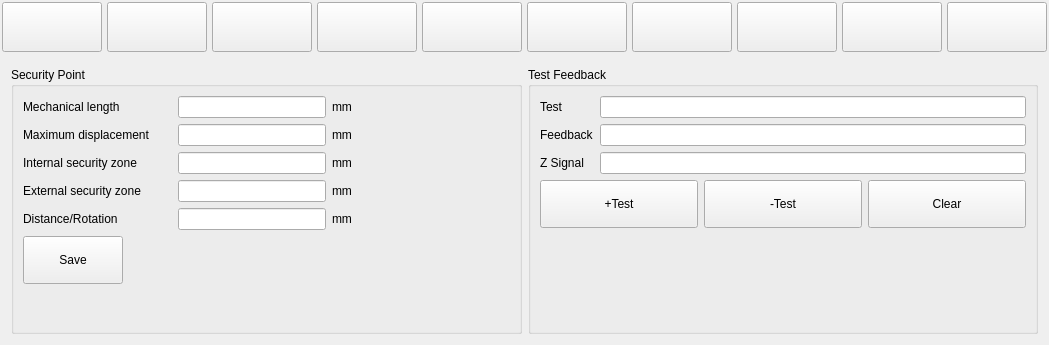
<?xml version="1.0" encoding="UTF-8"?>
<ui version="4.0">
 <class>ICMachineStructPage</class>
 <widget class="QWidget" name="ICMachineStructPage">
  <property name="geometry">
   <rect>
    <x>0</x>
    <y>0</y>
    <width>836</width>
    <height>345</height>
   </rect>
  </property>
  <property name="windowTitle">
   <string>Form</string>
  </property>
  <property name="styleSheet">
   <string notr="true">QMessageBox QAbstractButton
{
    min-width: 90px;
	min-height:30px;
}
</string>
  </property>
  <layout class="QVBoxLayout" name="verticalLayout">
   <property name="margin">
    <number>2</number>
   </property>
   <item>
    <layout class="QHBoxLayout" name="horizontalLayout">
     <property name="spacing">
      <number>5</number>
     </property>
     <item>
      <widget class="QPushButton" name="axisXToolButton">
       <property name="minimumSize">
        <size>
         <width>100</width>
         <height>50</height>
        </size>
       </property>
       <property name="styleSheet">
        <string notr="true">width:60px ;
height:30px;</string>
       </property>
       <property name="text">
        <string/>
       </property>
       <property name="checkable">
        <bool>true</bool>
       </property>
       <attribute name="buttonGroup">
        <string notr="true">buttonGroup</string>
       </attribute>
      </widget>
     </item>
     <item>
      <widget class="QPushButton" name="axisYToolButton">
       <property name="minimumSize">
        <size>
         <width>100</width>
         <height>50</height>
        </size>
       </property>
       <property name="styleSheet">
        <string notr="true">width:60px ;
height:30px;</string>
       </property>
       <property name="text">
        <string/>
       </property>
       <property name="checkable">
        <bool>true</bool>
       </property>
       <attribute name="buttonGroup">
        <string notr="true">buttonGroup</string>
       </attribute>
      </widget>
     </item>
     <item>
      <widget class="QPushButton" name="axisZToolButton">
       <property name="minimumSize">
        <size>
         <width>100</width>
         <height>50</height>
        </size>
       </property>
       <property name="styleSheet">
        <string notr="true">width:60px ;
height:30px;</string>
       </property>
       <property name="text">
        <string/>
       </property>
       <property name="checkable">
        <bool>true</bool>
       </property>
       <attribute name="buttonGroup">
        <string notr="true">buttonGroup</string>
       </attribute>
      </widget>
     </item>
     <item>
      <widget class="QPushButton" name="axisPToolButton">
       <property name="minimumSize">
        <size>
         <width>100</width>
         <height>50</height>
        </size>
       </property>
       <property name="styleSheet">
        <string notr="true">width:60px ;
height:30px;</string>
       </property>
       <property name="text">
        <string/>
       </property>
       <property name="checkable">
        <bool>true</bool>
       </property>
       <attribute name="buttonGroup">
        <string notr="true">buttonGroup</string>
       </attribute>
      </widget>
     </item>
     <item>
      <widget class="QPushButton" name="axisQToolButton">
       <property name="minimumSize">
        <size>
         <width>100</width>
         <height>50</height>
        </size>
       </property>
       <property name="styleSheet">
        <string notr="true">width:60px ;
height:30px;</string>
       </property>
       <property name="text">
        <string/>
       </property>
       <property name="checkable">
        <bool>true</bool>
       </property>
       <attribute name="buttonGroup">
        <string notr="true">buttonGroup</string>
       </attribute>
      </widget>
     </item>
     <item>
      <widget class="QPushButton" name="axisAToolButton">
       <property name="minimumSize">
        <size>
         <width>100</width>
         <height>50</height>
        </size>
       </property>
       <property name="styleSheet">
        <string notr="true">width:60px ;
height:30px;</string>
       </property>
       <property name="text">
        <string/>
       </property>
       <property name="checkable">
        <bool>true</bool>
       </property>
       <attribute name="buttonGroup">
        <string notr="true">buttonGroup</string>
       </attribute>
      </widget>
     </item>
     <item>
      <widget class="QPushButton" name="axisBToolButton">
       <property name="minimumSize">
        <size>
         <width>100</width>
         <height>50</height>
        </size>
       </property>
       <property name="styleSheet">
        <string notr="true">width:60px ;
height:30px;</string>
       </property>
       <property name="text">
        <string/>
       </property>
       <property name="checkable">
        <bool>true</bool>
       </property>
       <attribute name="buttonGroup">
        <string notr="true">buttonGroup</string>
       </attribute>
      </widget>
     </item>
     <item>
      <widget class="QPushButton" name="axisCToolButton">
       <property name="minimumSize">
        <size>
         <width>100</width>
         <height>50</height>
        </size>
       </property>
       <property name="styleSheet">
        <string notr="true">width:60px ;
height:30px;</string>
       </property>
       <property name="text">
        <string/>
       </property>
       <property name="checkable">
        <bool>true</bool>
       </property>
       <attribute name="buttonGroup">
        <string notr="true">buttonGroup</string>
       </attribute>
      </widget>
     </item>
     <item>
      <widget class="QPushButton" name="structDefButton">
       <property name="minimumSize">
        <size>
         <width>100</width>
         <height>50</height>
        </size>
       </property>
       <property name="styleSheet">
        <string notr="true">width:60px ;
height:30px;</string>
       </property>
       <property name="text">
        <string/>
       </property>
       <property name="checkable">
        <bool>true</bool>
       </property>
       <attribute name="buttonGroup">
        <string notr="true">buttonGroup</string>
       </attribute>
      </widget>
     </item>
     <item>
      <widget class="QPushButton" name="timeLimitButton">
       <property name="minimumSize">
        <size>
         <width>100</width>
         <height>50</height>
        </size>
       </property>
       <property name="styleSheet">
        <string notr="true">width:60px ;
height:30px;</string>
       </property>
       <property name="text">
        <string/>
       </property>
       <property name="checkable">
        <bool>true</bool>
       </property>
       <attribute name="buttonGroup">
        <string notr="true">buttonGroup</string>
       </attribute>
      </widget>
     </item>
     <item>
      <spacer name="horizontalSpacer">
       <property name="orientation">
        <enum>Qt::Horizontal</enum>
       </property>
       <property name="sizeHint" stdset="0">
        <size>
         <width>476</width>
         <height>20</height>
        </size>
       </property>
      </spacer>
     </item>
    </layout>
   </item>
   <item>
    <widget class="QStackedWidget" name="content">
     <property name="currentIndex">
      <number>0</number>
     </property>
     <widget class="QWidget" name="securityPage">
      <layout class="QHBoxLayout" name="horizontalLayout_3">
       <item>
        <widget class="QGroupBox" name="securityPointGroupBox">
         <property name="enabled">
          <bool>true</bool>
         </property>
         <property name="title">
          <string>Security Point</string>
         </property>
         <layout class="QGridLayout" name="gridLayout">
          <item row="0" column="3">
           <spacer name="horizontalSpacer_2">
            <property name="orientation">
             <enum>Qt::Horizontal</enum>
            </property>
            <property name="sizeHint" stdset="0">
             <size>
              <width>40</width>
              <height>20</height>
             </size>
            </property>
           </spacer>
          </item>
          <item row="0" column="0">
           <widget class="QLabel" name="label">
            <property name="sizePolicy">
             <sizepolicy hsizetype="Fixed" vsizetype="Preferred">
              <horstretch>0</horstretch>
              <verstretch>0</verstretch>
             </sizepolicy>
            </property>
            <property name="minimumSize">
             <size>
              <width>149</width>
              <height>0</height>
             </size>
            </property>
            <property name="text">
             <string>Mechanical length</string>
            </property>
           </widget>
          </item>
          <item row="0" column="1">
           <widget class="ICLineEditWithVirtualNumericKeypad" name="mechanicalLengthLineEdit">
            <property name="minimumSize">
             <size>
              <width>80</width>
              <height>0</height>
             </size>
            </property>
           </widget>
          </item>
          <item row="0" column="2">
           <widget class="QLabel" name="label_3">
            <property name="sizePolicy">
             <sizepolicy hsizetype="Fixed" vsizetype="Preferred">
              <horstretch>0</horstretch>
              <verstretch>0</verstretch>
             </sizepolicy>
            </property>
            <property name="minimumSize">
             <size>
              <width>30</width>
              <height>0</height>
             </size>
            </property>
            <property name="text">
             <string>mm</string>
            </property>
           </widget>
          </item>
          <item row="1" column="0">
           <widget class="QLabel" name="label_2">
            <property name="sizePolicy">
             <sizepolicy hsizetype="Fixed" vsizetype="Preferred">
              <horstretch>0</horstretch>
              <verstretch>0</verstretch>
             </sizepolicy>
            </property>
            <property name="minimumSize">
             <size>
              <width>149</width>
              <height>0</height>
             </size>
            </property>
            <property name="text">
             <string>Maximum displacement</string>
            </property>
           </widget>
          </item>
          <item row="1" column="1">
           <widget class="ICLineEditWithVirtualNumericKeypad" name="maximumDisplacementLineEdit">
            <property name="minimumSize">
             <size>
              <width>80</width>
              <height>0</height>
             </size>
            </property>
           </widget>
          </item>
          <item row="1" column="2">
           <widget class="QLabel" name="label_4">
            <property name="sizePolicy">
             <sizepolicy hsizetype="Fixed" vsizetype="Preferred">
              <horstretch>0</horstretch>
              <verstretch>0</verstretch>
             </sizepolicy>
            </property>
            <property name="minimumSize">
             <size>
              <width>30</width>
              <height>0</height>
             </size>
            </property>
            <property name="text">
             <string>mm</string>
            </property>
           </widget>
          </item>
          <item row="2" column="0">
           <widget class="QLabel" name="minLabel">
            <property name="sizePolicy">
             <sizepolicy hsizetype="Fixed" vsizetype="Preferred">
              <horstretch>0</horstretch>
              <verstretch>0</verstretch>
             </sizepolicy>
            </property>
            <property name="minimumSize">
             <size>
              <width>149</width>
              <height>0</height>
             </size>
            </property>
            <property name="text">
             <string>Internal security zone</string>
            </property>
           </widget>
          </item>
          <item row="2" column="1">
           <widget class="ICLineEditWithVirtualNumericKeypad" name="internalSecurityZoneLineEdit">
            <property name="minimumSize">
             <size>
              <width>80</width>
              <height>0</height>
             </size>
            </property>
           </widget>
          </item>
          <item row="2" column="2">
           <widget class="QLabel" name="minUnitLabel">
            <property name="sizePolicy">
             <sizepolicy hsizetype="Fixed" vsizetype="Preferred">
              <horstretch>0</horstretch>
              <verstretch>0</verstretch>
             </sizepolicy>
            </property>
            <property name="minimumSize">
             <size>
              <width>30</width>
              <height>0</height>
             </size>
            </property>
            <property name="text">
             <string>mm</string>
            </property>
           </widget>
          </item>
          <item row="3" column="0">
           <widget class="QLabel" name="maxLabel">
            <property name="sizePolicy">
             <sizepolicy hsizetype="Fixed" vsizetype="Preferred">
              <horstretch>0</horstretch>
              <verstretch>0</verstretch>
             </sizepolicy>
            </property>
            <property name="minimumSize">
             <size>
              <width>149</width>
              <height>0</height>
             </size>
            </property>
            <property name="text">
             <string>External security zone</string>
            </property>
           </widget>
          </item>
          <item row="3" column="1">
           <widget class="ICLineEditWithVirtualNumericKeypad" name="externalSecurityZoneLineEdit">
            <property name="minimumSize">
             <size>
              <width>80</width>
              <height>0</height>
             </size>
            </property>
           </widget>
          </item>
          <item row="3" column="2">
           <widget class="QLabel" name="maxUnitLabel">
            <property name="sizePolicy">
             <sizepolicy hsizetype="Fixed" vsizetype="Preferred">
              <horstretch>0</horstretch>
              <verstretch>0</verstretch>
             </sizepolicy>
            </property>
            <property name="minimumSize">
             <size>
              <width>30</width>
              <height>0</height>
             </size>
            </property>
            <property name="text">
             <string>mm</string>
            </property>
           </widget>
          </item>
          <item row="4" column="0">
           <widget class="QLabel" name="label_8">
            <property name="sizePolicy">
             <sizepolicy hsizetype="Fixed" vsizetype="Preferred">
              <horstretch>0</horstretch>
              <verstretch>0</verstretch>
             </sizepolicy>
            </property>
            <property name="minimumSize">
             <size>
              <width>149</width>
              <height>0</height>
             </size>
            </property>
            <property name="text">
             <string>Distance/Rotation</string>
            </property>
           </widget>
          </item>
          <item row="4" column="1">
           <widget class="ICLineEditWithVirtualNumericKeypad" name="distanceRotationEdit">
            <property name="minimumSize">
             <size>
              <width>80</width>
              <height>0</height>
             </size>
            </property>
           </widget>
          </item>
          <item row="4" column="2">
           <widget class="QLabel" name="label_11">
            <property name="sizePolicy">
             <sizepolicy hsizetype="Fixed" vsizetype="Preferred">
              <horstretch>0</horstretch>
              <verstretch>0</verstretch>
             </sizepolicy>
            </property>
            <property name="minimumSize">
             <size>
              <width>30</width>
              <height>0</height>
             </size>
            </property>
            <property name="text">
             <string>mm</string>
            </property>
           </widget>
          </item>
          <item row="5" column="0">
           <widget class="QPushButton" name="saveToolButton">
            <property name="sizePolicy">
             <sizepolicy hsizetype="Fixed" vsizetype="Fixed">
              <horstretch>0</horstretch>
              <verstretch>0</verstretch>
             </sizepolicy>
            </property>
            <property name="minimumSize">
             <size>
              <width>80</width>
              <height>48</height>
             </size>
            </property>
            <property name="maximumSize">
             <size>
              <width>100</width>
              <height>48</height>
             </size>
            </property>
            <property name="text">
             <string>Save</string>
            </property>
           </widget>
          </item>
          <item row="6" column="0">
           <spacer name="verticalSpacer">
            <property name="orientation">
             <enum>Qt::Vertical</enum>
            </property>
            <property name="sizeHint" stdset="0">
             <size>
              <width>20</width>
              <height>40</height>
             </size>
            </property>
           </spacer>
          </item>
         </layout>
        </widget>
       </item>
       <item>
        <widget class="QGroupBox" name="testGroupBox">
         <property name="title">
          <string>Test Feedback</string>
         </property>
         <layout class="QFormLayout" name="formLayout_2">
          <property name="fieldGrowthPolicy">
           <enum>QFormLayout::AllNonFixedFieldsGrow</enum>
          </property>
          <property name="bottomMargin">
           <number>0</number>
          </property>
          <item row="1" column="0">
           <widget class="QLabel" name="label_5">
            <property name="text">
             <string>Test</string>
            </property>
           </widget>
          </item>
          <item row="1" column="1">
           <widget class="QLineEdit" name="testLineEdit"/>
          </item>
          <item row="2" column="0">
           <widget class="QLabel" name="label_6">
            <property name="text">
             <string>Feedback</string>
            </property>
           </widget>
          </item>
          <item row="2" column="1">
           <widget class="QLineEdit" name="feedbackEdit"/>
          </item>
          <item row="3" column="0">
           <widget class="QLabel" name="label_7">
            <property name="text">
             <string>Z Signal</string>
            </property>
           </widget>
          </item>
          <item row="3" column="1">
           <widget class="QLineEdit" name="zSignalEdit"/>
          </item>
          <item row="4" column="0" colspan="2">
           <layout class="QHBoxLayout" name="horizontalLayout_2">
            <item>
             <widget class="QPushButton" name="testPushButton">
              <property name="sizePolicy">
               <sizepolicy hsizetype="Preferred" vsizetype="Preferred">
                <horstretch>0</horstretch>
                <verstretch>0</verstretch>
               </sizepolicy>
              </property>
              <property name="minimumSize">
               <size>
                <width>100</width>
                <height>48</height>
               </size>
              </property>
              <property name="text">
               <string>+Test</string>
              </property>
             </widget>
            </item>
            <item>
             <widget class="QPushButton" name="revTestPushButton">
              <property name="sizePolicy">
               <sizepolicy hsizetype="Preferred" vsizetype="Preferred">
                <horstretch>0</horstretch>
                <verstretch>0</verstretch>
               </sizepolicy>
              </property>
              <property name="minimumSize">
               <size>
                <width>100</width>
                <height>48</height>
               </size>
              </property>
              <property name="text">
               <string>-Test</string>
              </property>
             </widget>
            </item>
            <item>
             <widget class="QPushButton" name="pushButton">
              <property name="sizePolicy">
               <sizepolicy hsizetype="Preferred" vsizetype="Preferred">
                <horstretch>0</horstretch>
                <verstretch>0</verstretch>
               </sizepolicy>
              </property>
              <property name="minimumSize">
               <size>
                <width>100</width>
                <height>48</height>
               </size>
              </property>
              <property name="text">
               <string>Clear</string>
              </property>
             </widget>
            </item>
           </layout>
          </item>
         </layout>
        </widget>
       </item>
      </layout>
     </widget>
    </widget>
   </item>
  </layout>
 </widget>
 <customwidgets>
  <customwidget>
   <class>ICLineEditWithVirtualNumericKeypad</class>
   <extends>QLineEdit</extends>
   <header>iclineeditwithvirtualnumerickeypad.h</header>
  </customwidget>
 </customwidgets>
 <resources/>
 <connections/>
 <buttongroups>
  <buttongroup name="buttonGroup"/>
 </buttongroups>
</ui>
